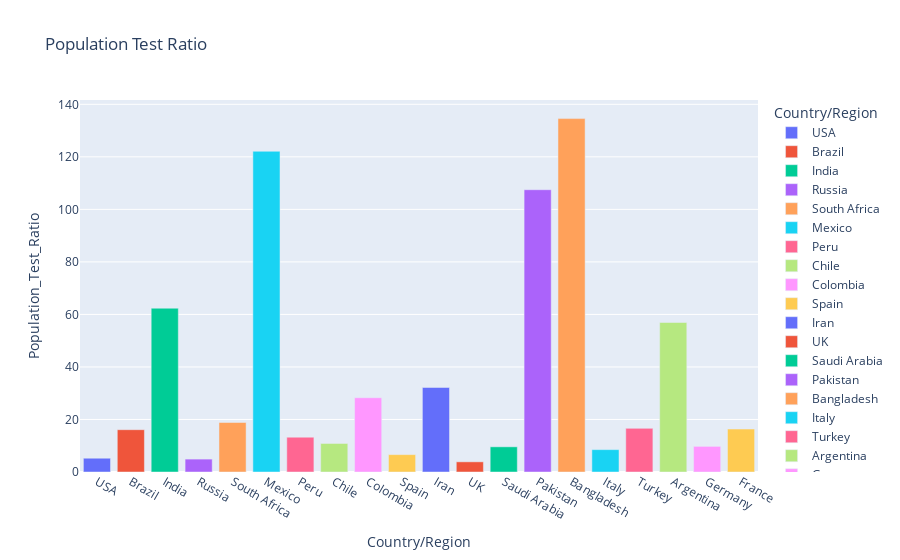

Source (notebook cell):
### Code cell
px.bar(world_data.iloc[:20], x='Country/Region', y='Population_Test_Ratio', color='Country/Region', title="Population Test Ratio")

### Figure 1 — Plotly figure (JSON) as saved in the notebook; plotly's stock layout.template omitted (floating-point values rounded to 4 significant figures)
{"data": [{"alignmentgroup": "True", "hovertemplate": "Country/Region=%{x}<br>Population_Test_Ratio=%{y}<extra></extra>", "legendgroup": "USA", "marker": {"color": "#636efa", "pattern": {"shape": ""}}, "name": "USA", "offsetgroup": "USA", "orientation": "v", "showlegend": true, "textposition": "auto", "type": "bar", "x": ["USA"], "xaxis": "x", "y": [5.245], "yaxis": "y"}, {"alignmentgroup": "True", "hovertemplate": "Country/Region=%{x}<br>Population_Test_Ratio=%{y}<extra></extra>", "legendgroup": "Brazil", "marker": {"color": "#EF553B", "pattern": {"shape": ""}}, "name": "Brazil", "offsetgroup": "Brazil", "orientation": "v", "showlegend": true, "textposition": "auto", "type": "bar", "x": ["Brazil"], "xaxis": "x", "y": [16.11], "yaxis": "y"}, {"alignmentgroup": "True", "hovertemplate": "Country/Region=%{x}<br>Population_Test_Ratio=%{y}<extra></extra>", "legendgroup": "India", "marker": {"color": "#00cc96", "pattern": {"shape": ""}}, "name": "India", "offsetgroup": "India", "orientation": "v", "showlegend": true, "textposition": "auto", "type": "bar", "x": ["India"], "xaxis": "x", "y": [62.37], "yaxis": "y"}, {"alignmentgroup": "True", "hovertemplate": "Country/Region=%{x}<br>Population_Test_Ratio=%{y}<extra></extra>", "legendgroup": "Russia", "marker": {"color": "#ab63fa", "pattern": {"shape": ""}}, "name": "Russia", "offsetgroup": "Russia", "orientation": "v", "showlegend": true, "textposition": "auto", "type": "bar", "x": ["Russia"], "xaxis": "x", "y": [4.911], "yaxis": "y"}, {"alignmentgroup": "True", "hovertemplate": "Country/Region=%{x}<br>Population_Test_Ratio=%{y}<extra></extra>", "legendgroup": "South Africa", "marker": {"color": "#FFA15A", "pattern": {"shape": ""}}, "name": "South Africa", "offsetgroup": "South Africa", "orientation": "v", "showlegend": true, "textposition": "auto", "type": "bar", "x": ["South Africa"], "xaxis": "x", "y": [18.85], "yaxis": "y"}, {"alignmentgroup": "True", "hovertemplate": "Country/Region=%{x}<br>Population_Test_Ratio=%{y}<extra></extra>", "legendgroup": "Mexico", "marker": {"color": "#19d3f3", "pattern": {"shape": ""}}, "name": "Mexico", "offsetgroup": "Mexico", "orientation": "v", "showlegend": true, "textposition": "auto", "type": "bar", "x": ["Mexico"], "xaxis": "x", "y": [122.1], "yaxis": "y"}, {"alignmentgroup": "True", "hovertemplate": "Country/Region=%{x}<br>Population_Test_Ratio=%{y}<extra></extra>", "legendgroup": "Peru", "marker": {"color": "#FF6692", "pattern": {"shape": ""}}, "name": "Peru", "offsetgroup": "Peru", "orientation": "v", "showlegend": true, "textposition": "auto", "type": "bar", "x": ["Peru"], "xaxis": "x", "y": [13.24], "yaxis": "y"}, {"alignmentgroup": "True", "hovertemplate": "Country/Region=%{x}<br>Population_Test_Ratio=%{y}<extra></extra>", "legendgroup": "Chile", "marker": {"color": "#B6E880", "pattern": {"shape": ""}}, "name": "Chile", "offsetgroup": "Chile", "orientation": "v", "showlegend": true, "textposition": "auto", "type": "bar", "x": ["Chile"], "xaxis": "x", "y": [10.87], "yaxis": "y"}, {"alignmentgroup": "True", "hovertemplate": "Country/Region=%{x}<br>Population_Test_Ratio=%{y}<extra></extra>", "legendgroup": "Colombia", "marker": {"color": "#FF97FF", "pattern": {"shape": ""}}, "name": "Colombia", "offsetgroup": "Colombia", "orientation": "v", "showlegend": true, "textposition": "auto", "type": "bar", "x": ["Colombia"], "xaxis": "x", "y": [28.27], "yaxis": "y"}, {"alignmentgroup": "True", "hovertemplate": "Country/Region=%{x}<br>Population_Test_Ratio=%{y}<extra></extra>", "legendgroup": "Spain", "marker": {"color": "#FECB52", "pattern": {"shape": ""}}, "name": "Spain", "offsetgroup": "Spain", "orientation": "v", "showlegend": true, "textposition": "auto", "type": "bar", "x": ["Spain"], "xaxis": "x", "y": [6.619], "yaxis": "y"}, {"alignmentgroup": "True", "hovertemplate": "Country/Region=%{x}<br>Population_Test_Ratio=%{y}<extra></extra>", "legendgroup": "Iran", "marker": {"color": "#636efa", "pattern": {"shape": ""}}, "name": "Iran", "offsetgroup": "Iran", "orientation": "v", "showlegend": true, "textposition": "auto", "type": "bar", "x": ["Iran"], "xaxis": "x", "y": [32.19], "yaxis": "y"}, {"alignmentgroup": "True", "hovertemplate": "Country/Region=%{x}<br>Population_Test_Ratio=%{y}<extra></extra>", "legendgroup": "UK", "marker": {"color": "#EF553B", "pattern": {"shape": ""}}, "name": "UK", "offsetgroup": "UK", "orientation": "v", "showlegend": true, "textposition": "auto", "type": "bar", "x": ["UK"], "xaxis": "x", "y": [3.878], "yaxis": "y"}, {"alignmentgroup": "True", "hovertemplate": "Country/Region=%{x}<br>Population_Test_Ratio=%{y}<extra></extra>", "legendgroup": "Saudi Arabia", "marker": {"color": "#00cc96", "pattern": {"shape": ""}}, "name": "Saudi Arabia", "offsetgroup": "Saudi Arabia", "orientation": "v", "showlegend": true, "textposition": "auto", "type": "bar", "x": ["Saudi Arabia"], "xaxis": "x", "y": [9.59], "yaxis": "y"}, {"alignmentgroup": "True", "hovertemplate": "Country/Region=%{x}<br>Population_Test_Ratio=%{y}<extra></extra>", "legendgroup": "Pakistan", "marker": {"color": "#ab63fa", "pattern": {"shape": ""}}, "name": "Pakistan", "offsetgroup": "Pakistan", "orientation": "v", "showlegend": true, "textposition": "auto", "type": "bar", "x": ["Pakistan"], "xaxis": "x", "y": [107.5], "yaxis": "y"}, {"alignmentgroup": "True", "hovertemplate": "Country/Region=%{x}<br>Population_Test_Ratio=%{y}<extra></extra>", "legendgroup": "Bangladesh", "marker": {"color": "#FFA15A", "pattern": {"shape": ""}}, "name": "Bangladesh", "offsetgroup": "Bangladesh", "orientation": "v", "showlegend": true, "textposition": "auto", "type": "bar", "x": ["Bangladesh"], "xaxis": "x", "y": [134.6], "yaxis": "y"}, {"alignmentgroup": "True", "hovertemplate": "Country/Region=%{x}<br>Population_Test_Ratio=%{y}<extra></extra>", "legendgroup": "Italy", "marker": {"color": "#19d3f3", "pattern": {"shape": ""}}, "name": "Italy", "offsetgroup": "Italy", "orientation": "v", "showlegend": true, "textposition": "auto", "type": "bar", "x": ["Italy"], "xaxis": "x", "y": [8.515], "yaxis": "y"}, {"alignmentgroup": "True", "hovertemplate": "Country/Region=%{x}<br>Population_Test_Ratio=%{y}<extra></extra>", "legendgroup": "Turkey", "marker": {"color": "#FF6692", "pattern": {"shape": ""}}, "name": "Turkey", "offsetgroup": "Turkey", "orientation": "v", "showlegend": true, "textposition": "auto", "type": "bar", "x": ["Turkey"], "xaxis": "x", "y": [16.61], "yaxis": "y"}, {"alignmentgroup": "True", "hovertemplate": "Country/Region=%{x}<br>Population_Test_Ratio=%{y}<extra></extra>", "legendgroup": "Argentina", "marker": {"color": "#B6E880", "pattern": {"shape": ""}}, "name": "Argentina", "offsetgroup": "Argentina", "orientation": "v", "showlegend": true, "textposition": "auto", "type": "bar", "x": ["Argentina"], "xaxis": "x", "y": [56.93], "yaxis": "y"}, {"alignmentgroup": "True", "hovertemplate": "Country/Region=%{x}<br>Population_Test_Ratio=%{y}<extra></extra>", "legendgroup": "Germany", "marker": {"color": "#FF97FF", "pattern": {"shape": ""}}, "name": "Germany", "offsetgroup": "Germany", "orientation": "v", "showlegend": true, "textposition": "auto", "type": "bar", "x": ["Germany"], "xaxis": "x", "y": [9.761], "yaxis": "y"}, {"alignmentgroup": "True", "hovertemplate": "Country/Region=%{x}<br>Population_Test_Ratio=%{y}<extra></extra>", "legendgroup": "France", "marker": {"color": "#FECB52", "pattern": {"shape": ""}}, "name": "France", "offsetgroup": "France", "orientation": "v", "showlegend": true, "textposition": "auto", "type": "bar", "x": ["France"], "xaxis": "x", "y": [16.35], "yaxis": "y"}], "layout": {"barmode": "relative", "legend": {"title": {"text": "Country/Region"}, "tracegroupgap": 0}, "title": {"text": "Population Test Ratio"}, "xaxis": {"anchor": "y", "categoryarray": ["USA", "Brazil", "India", "Russia", "South Africa", "Mexico", "Peru", "Chile", "Colombia", "Spain", "Iran", "UK", "Saudi Arabia", "Pakistan", "Bangladesh", "Italy", "Turkey", "Argentina", "Germany", "France"], "categoryorder": "array", "domain": [0, 1], "title": {"text": "Country/Region"}}, "yaxis": {"anchor": "x", "domain": [0, 1], "title": {"text": "Population_Test_Ratio"}}}}
